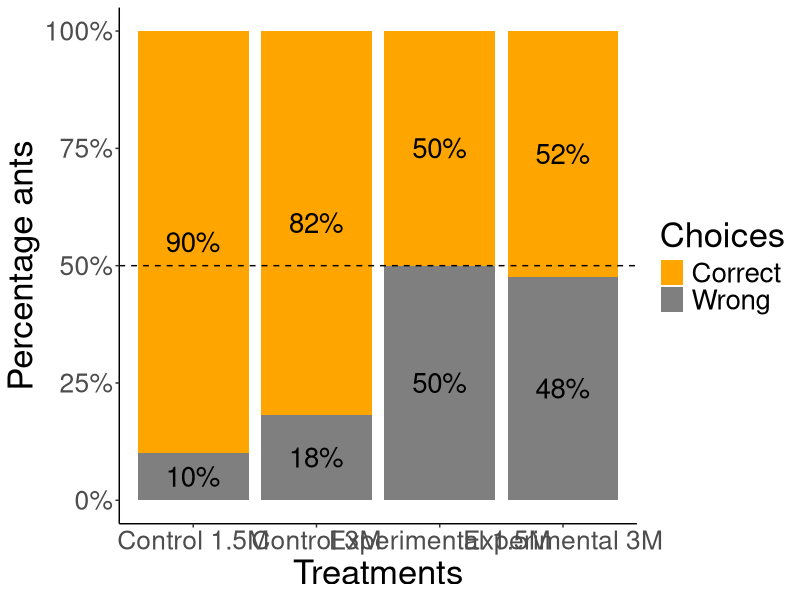
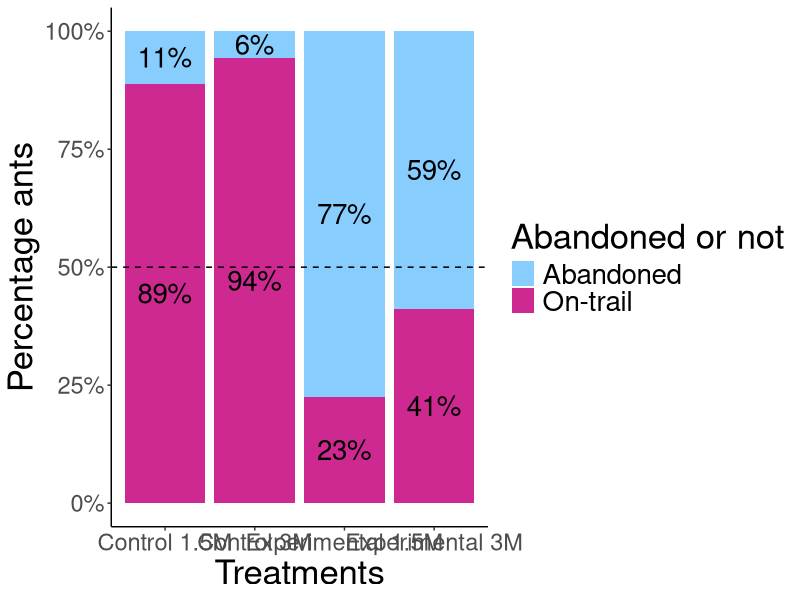
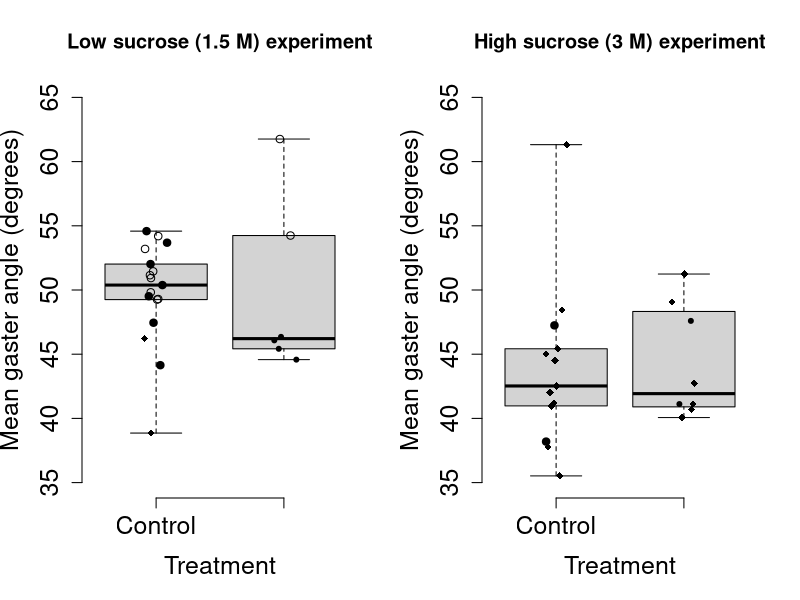

The R source for these figures, in order:
## ---- chunk 1
knitr::opts_chunk$set(echo = TRUE)
## ---- chunk 2
library(tidyverse)
#library(googlesheets4)
library(ggplot2)
library(ggthemes)
library(ggstats)
## ---- chunk 3
#Importing the datasheets,and converting the relevant columns into factors

low_sucrose_experiment_data<-read.csv("Combined ant choices_Low sucrose experiment_2025_edited.csv")

high_sucrose_experiment_data<-read.csv("Combined ant choices_High sucrose experiment_2025_edited.csv")

#Extracting the columns needed for choice and abandonment analysis
low_sucrose_experiment_choices<-data.frame(low_sucrose_experiment_data$Treatment,low_sucrose_experiment_data$Ant.choice)
high_sucrose_experiment_choices<-data.frame(high_sucrose_experiment_data$Treatment,high_sucrose_experiment_data$Ant.choice)

#Changing the column names
colnames(low_sucrose_experiment_choices)<-c("treatment","choices")
colnames(high_sucrose_experiment_choices)<-c("treatment","choices")

#Converting the columns into factors
low_sucrose_experiment_choices$treatment<-as.factor(low_sucrose_experiment_choices$treatment)
low_sucrose_experiment_choices$choices<-as.factor(low_sucrose_experiment_choices$choices)

high_sucrose_experiment_choices$treatment<-as.factor(high_sucrose_experiment_choices$treatment)
high_sucrose_experiment_choices$choices<-as.factor(high_sucrose_experiment_choices$choices)

## ---- chunk 4

#1.5M DATA CHOICE ANALYSIS

#Filtering data where ant made either a correct or a wrong choice
low_sucrose_experiment_choices_only<-
  low_sucrose_experiment_choices %>% 
  filter(choices !="Abandoned")

#Dropping the abandonment factor level
low_sucrose_experiment_choices_only$choices<-droplevels(low_sucrose_experiment_choices_only$choices)

#Creating table
low_sucrose_experiment_choices_only_table<-table(low_sucrose_experiment_choices_only)

chisq.test(low_sucrose_experiment_choices_only_table,correct = F)

#Binomial test for control data
binom.test(36,40,0.5)
#Significant!

#Binomial test for experimental data
binom.test(8,16,0.5)
#Non-significant 
 
#3M DATA CHOICE ANALYSIS

#Filtering data where ant made either a correct or a wrong choice
high_sucrose_experiment_choices_only<-
  high_sucrose_experiment_choices %>% 
  filter(choices !="Abandoned")

#Dropping the abandonment factor level
high_sucrose_experiment_choices_only$choices<-droplevels(high_sucrose_experiment_choices_only$choices)

#Creating table
high_sucrose_experiment_choices_only_table<-table(high_sucrose_experiment_choices_only)

chisq.test(high_sucrose_experiment_choices_only_table,correct = F)
#Significant

#Binomial test for control data
binom.test(27,33,0.5)
#Significant!

#Binomial test for experimental data
binom.test(11,21,0.5)
#Non-significant 
## ---- chunk 5

#LOW SUCROSE EXPERIMENT ABANDONMENT ANALYSIS

#Filtering data where ant made either a correct or a wrong choice
low_sucrose_experiment_choices$abandonment<-ifelse(low_sucrose_experiment_choices$choices=="Abandoned","Abandoned","On-trail")

low_sucrose_experiment_abandonment_table<-table(low_sucrose_experiment_choices[-2])

#Chi-square test
chisq.test(low_sucrose_experiment_abandonment_table,correct = F)
#Significant

#Binomial test for control data
binom.test(5,32,0.5)
#Significantly more ants stay on the trail than abandon here

#Binomial test for experimental data
binom.test(55,71,0.5)
#Significantly more ants abandon the trail than stay on the trail

#HIGH SUCROSE EXPERIMENT ABANDONMENT ANALYSIS

#Filtering data where ant made either a correct or a wrong choice
high_sucrose_experiment_choices$abandonment<-ifelse(high_sucrose_experiment_choices$choices=="Abandoned","Abandoned","On-trail")

high_sucrose_experiment_abandonment_table<-table(high_sucrose_experiment_choices[-2])

#Chi-square test
chisq.test(high_sucrose_experiment_abandonment_table,correct = F)
#Significant


#Binomial test for control data
binom.test(2,34,0.5) #Significant
#Significantly more ants stay on the trail than abandon here

#Binomial test for experimental data
binom.test(30,51,0.5)
#Non-significant

## ---- chunk 6

#Creating labels specific to the experiment type and combining the dataframes
low_sucrose_experiment_choices$label<-as.factor(ifelse(low_sucrose_experiment_choices$treatment=="Control","Control_1.5m","Exp_1.5m"))

high_sucrose_experiment_choices$label<-as.factor(ifelse(high_sucrose_experiment_choices$treatment=="Control","Control_3m","Exp_3m"))


#Combining the choices from both experiments
all_exp_combined_data_choices<-rbind(low_sucrose_experiment_choices,high_sucrose_experiment_choices)

#Subsetting the data from the two treatments (combined for both experiments separately) to compare between the experiments.
all_exp_combined_control<-subset(all_exp_combined_data_choices,all_exp_combined_data_choices$treatment=="Control")

all_exp_combined_experimental<-subset(all_exp_combined_data_choices,all_exp_combined_data_choices$treatment=="Experimental")

#Dropping the uncessary factor levels
all_exp_combined_control$label<-droplevels(all_exp_combined_control$label)

all_exp_combined_experimental$label<-droplevels(all_exp_combined_experimental$label)

#COMPARING CORRECT VS. WRONG CHOICES BETWEEN THE TWO EXPERIMENTS FOR EACH TREATMENT

#CONTROL TREATMENT
all_exp_combined_control_choices_only<-data.frame(all_exp_combined_control$choices,all_exp_combined_control$label)

colnames(all_exp_combined_control_choices_only)<-c("choices","exp_type")

#Removing abandonment data for this analysis
all_exp_combined_control_choices_only<-subset(all_exp_combined_control_choices_only,all_exp_combined_control_choices_only$choices!="Abandoned")

#Dropping the uncessary factor levels
all_exp_combined_control_choices_only$choices<-droplevels(all_exp_combined_control_choices_only$choices)

all_exp_combined_control_choices_only_table<-table(all_exp_combined_control_choices_only)

chisq.test(all_exp_combined_control_choices_only_table,correct = F)
#Not significant

#EXPERIMENTAL TREATMENT

all_exp_combined_experimental_choices_only<-data.frame(all_exp_combined_experimental$choices,all_exp_combined_experimental$label)

colnames(all_exp_combined_experimental_choices_only)<-c("choices","exp_type")

#Removing abandonment data for this analysis
all_exp_combined_experimental_choices_only<-subset(all_exp_combined_experimental_choices_only,all_exp_combined_experimental_choices_only$choices!="Abandoned")

#Dropping the uncessary factor levels
all_exp_combined_experimental_choices_only$choices<-droplevels(all_exp_combined_experimental_choices_only$choices)

all_exp_combined_experimental_choices_only_table<-table(all_exp_combined_experimental_choices_only)

chisq.test(all_exp_combined_experimental_choices_only_table,correct = F)
#Not significant
## ---- chunk 7

#CONTROL
all_exp_combined_control_abandonment_only<-data.frame(all_exp_combined_control$abandonment,all_exp_combined_control$label)

colnames(all_exp_combined_control_abandonment_only)<-c("abandonment","exp_type")

all_exp_combined_control_abandonment_only$abandonment<-as.factor(all_exp_combined_control_abandonment_only$abandonment)

all_exp_combined_control_abandonment_only_table<-table(all_exp_combined_control_abandonment_only)

chisq.test(all_exp_combined_control_abandonment_only_table,correct = F)
#Not significant


#Experimental
all_exp_combined_experimental_abandonment_only<-data.frame(all_exp_combined_experimental$abandonment,all_exp_combined_experimental$label)

colnames(all_exp_combined_experimental_abandonment_only)<-c("abandonment","exp_type")

all_exp_combined_experimental_abandonment_only$abandonment<-as.factor(all_exp_combined_experimental_abandonment_only$abandonment)

all_exp_combined_experimental_abandonment_only_table<-table(all_exp_combined_experimental_abandonment_only)

chisq.test(all_exp_combined_experimental_abandonment_only_table,correct = F)
#Significant!

## ---- chunk 8

choices_combined<-subset(all_exp_combined_data_choices,choices!="Abandoned")
#Removing abandonment data for the plot

choices_combined$label<-factor(choices_combined$label,levels=c("Control_1.5m","Control_3m","Exp_1.5m","Exp_3m"))

choices_combined<-as.data.frame(choices_combined %>%
  group_by(label,choices)%>%
  summarize(total=n()))

choices_plot<-ggplot(choices_combined)+
  aes(label,fill=choices,weight=total,by=label)+
  geom_bar(position="fill")+
  geom_text(aes(label = scales::percent(..prop.., accuracy = 1)),stat = "prop", position = position_fill(.5),size=7)+
  scale_y_continuous(labels = scales::percent)+scale_x_discrete(labels=c("Control_1.5m"="Control 1.5M","Control_3m"= "Control 3M", "Exp_1.5m"="Experimental 1.5M","Exp_3m" = "Experimental 3M"))+
  xlab("Treatments")+
  ylab("Percentage ants")+
  guides(fill=guide_legend(title="Choices"))+
  theme_bw()+
    theme(
    plot.background = element_blank(),
    panel.grid.major = element_blank(),
    panel.grid.minor = element_blank(),
    panel.border = element_blank()
  ) +  theme(axis.line = element_line(color = 'black'))
   

choices_plot+theme(text=element_text(size=25),axis.text = element_text(size=19))+ 
  geom_hline(yintercept = 0.5, linetype = "dashed")+
  scale_fill_manual(values=c("orange1","gray50"))

## ---- chunk 9
 
abandon_combined<-as.data.frame(all_exp_combined_data_choices %>%
  group_by(label,abandonment)%>%
  summarize(total=n()))

abandon_combined$label<-factor(abandon_combined$label,levels=c("Control_1.5m","Control_3m","Exp_1.5m","Exp_3m"))

choices_plot_1<-ggplot(abandon_combined)+
  aes(label,fill=abandonment,weight=total,by=label)+
  geom_bar(position="fill")+
  geom_text(aes(label = scales::percent(..prop.., accuracy = 1)),stat = "prop", position = position_fill(.5),size=7)+
  scale_y_continuous(labels = scales::percent)+scale_x_discrete(labels=c("Control_1.5m"="Control 1.5M","Control_3m"= "Control 3M", "Exp_1.5m"="Experimental 1.5M","Exp_3m" = "Experimental 3M"))+
  xlab("Treatments")+
  ylab("Percentage ants")+
  guides(fill=guide_legend(title="Abandoned or not"))+
  theme_bw()+
    theme(
    plot.background = element_blank(),
    panel.grid.major = element_blank(),
    panel.grid.minor = element_blank(),
    panel.border = element_blank()
  ) +  theme(axis.line = element_line(color = 'black'))
   
choices_plot_1+theme(text=element_text(size=25),axis.text = element_text(size=17))+geom_hline(yintercept = 0.5, linetype = "dashed")+scale_fill_manual(values=c("skyblue1","maroon3"))
## ---- chunk 10

#LOW SUCROSE EXPERIMENT
gaster_angle_low_sucrose<-read.csv("Combined gaster angles_Low sucrose experiment_2025.csv")

#Converting the relevant columns to factors
gaster_angle_low_sucrose$Location.of.the.ant<-as.factor(gaster_angle_low_sucrose$Location.of.the.ant)
 
gaster_angle_low_sucrose$Ant.choice<-as.factor(gaster_angle_low_sucrose$Ant.choice)
gaster_angle_low_sucrose$Treatment<-as.factor(gaster_angle_low_sucrose$Treatment)
gaster_angle_low_sucrose$Video<-as.factor(gaster_angle_low_sucrose$Video)
gaster_angle_low_sucrose$Year<-as.factor(gaster_angle_low_sucrose$Year)

#Converting gaster angle measures to numbers
gaster_angle_low_sucrose$Angle.measurement.1<-as.numeric(gaster_angle_low_sucrose$Angle.measurement.1)
gaster_angle_low_sucrose$Angle.measurement.2<-as.numeric(gaster_angle_low_sucrose$Angle.measurement.2)
gaster_angle_low_sucrose$Angle.measurement.3<-as.numeric(gaster_angle_low_sucrose$Angle.measurement.3)
#Ignore the warnings here


#HIGH SUCROSE EXPERIMENT
gaster_angle_high_sucrose<-read.csv("Combined gaster angles_High sucrose experiment_2025.csv")

#Converting the relevant columns to factors
  
gaster_angle_high_sucrose$Ant.choice<-as.factor(gaster_angle_high_sucrose$Ant.choice)
gaster_angle_high_sucrose$Treatment<-as.factor(gaster_angle_high_sucrose$Treatment)
gaster_angle_high_sucrose$Video<-as.factor(gaster_angle_high_sucrose$Video)
gaster_angle_high_sucrose$Year<-as.factor(gaster_angle_high_sucrose$Year)


#Converting gaster angle measures to numbers
gaster_angle_high_sucrose$Angle.measurement.1<-as.numeric(gaster_angle_high_sucrose$Angle.measurement.1)
gaster_angle_high_sucrose$Angle.measurement.2<-as.numeric(gaster_angle_high_sucrose$Angle.measurement.2)
gaster_angle_high_sucrose$Angle.measurement.3<-as.numeric(gaster_angle_high_sucrose$Angle.measurement.3)
#Ignore the warnings here

## ---- chunk 11

#LOW SUCROSE EXPERIMENT
gaster_angle_low_sucrose_ready<-subset(gaster_angle_low_sucrose,gaster_angle_low_sucrose$Location.of.the.ant=="Zone1")

gaster_angle_low_sucrose_ready<-gaster_angle_low_sucrose_ready %>%
  transmute(Video,Treatment,Ant.choice,Year,mean_gaster_angle=rowMeans(select(.,Angle.measurement.1:Angle.measurement.3)))

gaster_angle_low_sucrose_ready<-as.data.frame(gaster_angle_low_sucrose_ready %>%
  group_by(Video,Treatment,Ant.choice,Year) %>%
  summarise(mean_gaster_angle=mean(mean_gaster_angle,na.rm = T)))

#HIGH SUCROSE EXPERIMENT

gaster_angle_high_sucrose_ready<-gaster_angle_high_sucrose %>%
  transmute(Video,Treatment,Ant.choice,Year,mean_gaster_angle=rowMeans(select(.,Angle.measurement.1:Angle.measurement.3)))

gaster_angle_high_sucrose_ready<-as.data.frame(gaster_angle_high_sucrose_ready %>%
  group_by(Video,Treatment,Ant.choice,Year) %>%
  summarise(mean_gaster_angle=mean(mean_gaster_angle,na.rm = T)))

## ---- chunk 12
 
gaster_angle_low_sucrose_ready<-na.omit(subset(gaster_angle_low_sucrose_ready,gaster_angle_low_sucrose_ready$Ant.choice=="Correct"))

gaster_angle_high_sucrose_ready<-na.omit(subset(gaster_angle_high_sucrose_ready,gaster_angle_high_sucrose_ready$Ant.choice=="Correct"))

## ---- chunk 13
wilcox.test(gaster_angle_low_sucrose_ready$mean_gaster_angle~gaster_angle_low_sucrose_ready$Treatment) #No Significant difference

wilcox.test(gaster_angle_high_sucrose_ready$mean_gaster_angle~gaster_angle_high_sucrose_ready$Treatment) #No significant difference

## ---- chunk 14

par(mfrow=c(1,2))

#LOW SUCROSE EXPERIMENT
boxplot(gaster_angle_low_sucrose_ready$mean_gaster_angle~gaster_angle_low_sucrose_ready$Treatment,xlab="Treatment", ylab="Mean gaster angle (degrees)",range=0,frame=F,cex.axis=1.5,cex.lab=1.5,main="Low sucrose (1.5 M) experiment",ylim=c(35,65))

#Adding individual points to the boxplot
stripchart(mean_gaster_angle~Treatment,method="jitter",add=T,vertical=T,pch=1,data=gaster_angle_low_sucrose_ready[gaster_angle_low_sucrose_ready$Year==2022, ])
 
stripchart(mean_gaster_angle~Treatment,method="jitter",add=T,vertical=T,pch=19,data=gaster_angle_low_sucrose_ready[gaster_angle_low_sucrose_ready$Year==2023, ])

stripchart(mean_gaster_angle~Treatment,method="jitter",add=T,vertical=T,pch=18,data=gaster_angle_low_sucrose_ready[gaster_angle_low_sucrose_ready$Year==2024, ])

stripchart(mean_gaster_angle~Treatment,method="jitter",add=T,vertical=T,pch=20,data=gaster_angle_low_sucrose_ready[gaster_angle_low_sucrose_ready$Year==2025, ])


#HIGH SUCROSE EXPERIMENT
boxplot(gaster_angle_high_sucrose_ready$mean_gaster_angle~gaster_angle_high_sucrose_ready$Treatment,xlab="Treatment", ylab="Mean gaster angle (degrees)",range=0,frame=F,cex.axis=1.5,cex.lab=1.5,main="High sucrose (3 M) experiment",ylim=c(35,65))

#Adding individual points to the boxplot
stripchart(mean_gaster_angle~Treatment,method="jitter",add=T,vertical=T,pch=19,data=gaster_angle_high_sucrose_ready[gaster_angle_high_sucrose_ready$Year==2023, ])

stripchart(mean_gaster_angle~Treatment,method="jitter",add=T,vertical=T,pch=18,data=gaster_angle_high_sucrose_ready[gaster_angle_high_sucrose_ready$Year==2024, ])

stripchart(mean_gaster_angle~Treatment,method="jitter",add=T,vertical=T,pch=20,data=gaster_angle_high_sucrose_ready[gaster_angle_high_sucrose_ready$Year==2025, ])
